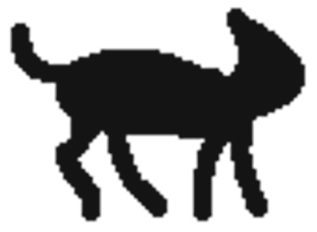
#> input picture Scientific Notes/TopologyOfDigitaImages/codesAndComputations/code/secondCat.png, 317 x 232 px
$ jupyter execute --allow-errors DilationErosion.ipynb
#> lines starting #> are read from the running program, lines starting #| are printed output that depends on the picture; after the words box and inside, x2 and y2 are one past the last pixel; in counts of white or black regions, pixels touching at a corner belong together
[cell 1]
import cv2
import numpy as np

[cell 2]
import cv2
import numpy as np
from skimage.morphology import skeletonize
import matplotlib.pyplot as plt

# Load image in grayscale
img = cv2.imread('secondCat.png', cv2.IMREAD_GRAYSCALE)
#> img: shape (232, 317); min 19, max 255, mean 164.7

# Convert to binary (values must be 0 or 1 for skeletonize)
_, binary = cv2.threshold(img, 127, 255, cv2.THRESH_BINARY)
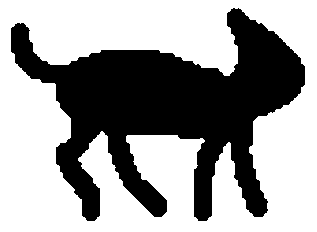
#> binary: shape (232, 317); 62.1% white; 1 black region, box (x1, y1, x2, y2) and area: (11, 8, 305, 221) 27897
binary = binary // 255  # Convert to 0 and 1
binary = 1-binary

# Apply skeletonization
skeleton = skeletonize(binary)
#> skeleton: shape (232, 317) bool; 1.1% white in thin lines or dots, all inside (x1, y1, x2, y2) = (19, 13, 293, 217)

# Convert back to 0–255 for display or saving
skeleton_img = (skeleton * 255).astype(np.uint8)

# Show with OpenCV
cv2.imshow("Skeleton", skeleton_img)
cv2.waitKey(0)
cv2.destroyAllWindows()

[cell 3]
from scipy.ndimage import convolve
from skimage.morphology import skeletonize
import numpy as np
from skimage.draw import disk
from scipy.ndimage import convolve

import cv2

# Neighborhood kernel (8-connectivity)
kernel = np.array([[1,1,1],
                   [1,1,1],  # Center is weighted more to keep identity
                   [1,1,1]])


# kernel for dilation/Erosion
l=9
kernel_circle = np.zeros((l, l), dtype=np.uint8)
rr, cc = disk((l//2, l//2), l//2, shape=kernel_circle.shape)
kernel_circle[rr, cc] = 1


kernel_cross = np.zeros((15, 15), dtype=np.uint8)
center = 7
kernel_cross[:, center] = 1
kernel_cross[center, :] = 1

kernel_diag = np.zeros((15, 15), dtype=np.uint8)
for i in range(15):
    kernel_diag[i, i] = 1
    kernel_diag[i, 14 - i] = 1

# SMkeletonize (your part)
catName = "catWithHole"
# img = cv2.imread('secondCat.png', cv2.IMREAD_GRAYSCALE)
# img = cv2.imread('catWithHole.bmp', cv2.IMREAD_GRAYSCALE)
img = cv2.imread(catName + ".bmp", cv2.IMREAD_GRAYSCALE)
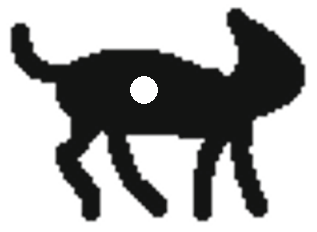
#> input picture Scientific Notes/TopologyOfDigitaImages/codesAndComputations/code/catWithHole.bmp, 317 x 232 px
#> img: shape (232, 317); min 20, max 255, mean 167
img = cv2.GaussianBlur(img, (l, l), 0)


_, binary = cv2.threshold(img, 127, 255, cv2.THRESH_BINARY)
#> binary: shape (232, 317); 63% white; 1 black region, box (x1, y1, x2, y2) and area: (11, 9, 305, 221) 27216
binary = cv2.erode(binary, kernel_circle, iterations=1)
#> binary: shape (232, 317); 55.6% white; 1 black region, box (x1, y1, x2, y2) and area: (8, 6, 308, 224) 32622
binary = cv2.dilate(binary, kernel_circle, iterations=1)
#> binary: shape (232, 317); 62.9% white; 1 black region, box (x1, y1, x2, y2) and area: (11, 9, 305, 221) 27255

binary = 255 - binary

skeleton = skeletonize(binary).astype(np.uint8)
#> skeleton: shape (232, 317); values 0 (black) and 1 (white), 1.1% white in thin lines or dots, all inside (x1, y1, x2, y2) = (19, 19, 265, 210)

# Count neighbors (excluding center)
# neighbor_count = convolve(skeleton, np.ones((3,3)), mode='constant') - skeleton
neighbor_count = convolve(skeleton, kernel, mode='constant') - skeleton


l=4
kernel_circle = np.zeros((l, l), dtype=np.uint8)
rr, cc = disk((l//2, l//2), l//2, shape=kernel_circle.shape)
kernel_circle[rr, cc] = 1

# Identify key points
endpoints = np.logical_and(skeleton, neighbor_count == 1)
#> endpoints: shape (232, 317) bool; 0.01% white in thin lines or dots, all inside (x1, y1, x2, y2) = (20, 19, 257, 210)
junctions = np.logical_and(skeleton, neighbor_count >= 3)
#> junctions: shape (232, 317) bool; 0.03% white in thin lines or dots, all inside (x1, y1, x2, y2) = (99, 90, 228, 121)
junctions = cv2.dilate(junctions.astype(np.uint8), kernel_circle, iterations=1).astype(bool)
#> junctions: shape (232, 317) bool; 0.13% white; 6 white regions (6 under 20 px)
endpoints = cv2.dilate(endpoints.astype(np.uint8), kernel_circle, iterations=1).astype(bool)
#> endpoints: shape (232, 317) bool; 0.07% white in thin lines or dots, all inside (x1, y1, x2, y2) = (19, 18, 258, 211)


display = np.stack([skeleton*255]*3, axis=-1)  # RGB image
display[endpoints] = [255, 0, 0]   # red = endpoints
#> display: shape (232, 317, 3); mean of channels 0, 1, 2 3, 2.9, 2.9
display[junctions] = [0, 255, 0]   # green = junctions
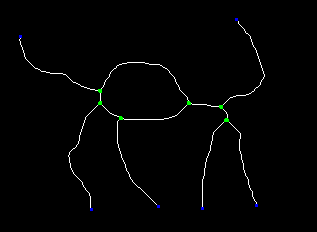
#> display: shape (232, 317, 3); mean of channels 0, 1, 2 2.9, 3, 2.7; drawn as B, G, R


#### Converting to graph
def get_neighbors(x, y, skel):
    neighbors = []
    for dx in [-1,0,1]:
        for dy in [-1,0,1]:
            if dx == 0 and dy == 0:
                continue
            nx_, ny_ = x + dx, y + dy
            if 0 <= nx_ < skel.shape[0] and 0 <= ny_ < skel.shape[1]:
                if skel[nx_, ny_] == 1:
                    neighbors.append((nx_, ny_))
    return neighbors

# Convert endpoints and junctions to set of node positions
node_set = set(zip(*np.where(np.logical_or(endpoints, junctions))))
#> node_set = 147 items

visited = set()
#> (the rest of this cell did not finish here and is left out)

[cell 4]
display = np.stack([skeleton*255]*3, axis=-1)  # RGB image
display[endpoints] = [255, 0, 0]   # red = endpoints
display[junctions] = [0, 255, 0]   # green = junctions

fig, ax = plt.subplots(1,3, figsize=(14,10))

ax[0].imshow(binary, cmap="gray")
ax[0].axis("off")

ax[1].imshow(display)
ax[1].axis("off")


ax[2].imshow(skeleton, cmap='gray')

# Draw graph nodes and edges
#> (the rest of this cell did not finish here and is left out)

###

[cell 5]
import networkx as nx

[cell 6]
import matplotlib.pyplot as plt
import networkx as nx

# Plot the skeleton
plt.figure(figsize=(10, 10))

[cell 7]
import cv2
import numpy as np
import matplotlib.pyplot as plt
from skimage.draw import disk

# Load binary image
img = cv2.imread('secondCat.png', cv2.IMREAD_GRAYSCALE)
_, binary = cv2.threshold(img, 127, 255, cv2.THRESH_BINARY)
binary[150:152,300:302] = 0
#> binary: shape (232, 317); 62.1% white; 2 black regions (1 under 20 px), largest, box (x1, y1, x2, y2) and area: (11, 8, 305, 221) 27897

# Define kernels
kernel_square = np.ones((15, 15), dtype=np.uint8)

kernel_cross = np.zeros((15, 15), dtype=np.uint8)
center = 7
kernel_cross[:, center] = 1
kernel_cross[center, :] = 1

kernel_diag = np.zeros((15, 15), dtype=np.uint8)
for i in range(15):
    kernel_diag[i, i] = 1
    kernel_diag[i, 14 - i] = 1

kernel_circle = np.zeros((15, 15), dtype=np.uint8)
rr, cc = disk((7, 7), 7, shape=kernel_circle.shape)
kernel_circle[rr, cc] = 1

kernel_diamond = np.zeros((15, 15), dtype=np.uint8)
for i in range(15):
    for j in range(15):
        if abs(i - 7) + abs(j - 7) <= 7:
            kernel_diamond[i, j] = 1

kernel_ring = np.zeros((15, 15), dtype=np.uint8)
outer_rr, outer_cc = disk((7, 7), 7)
inner_rr, inner_cc = disk((7, 7), 3)
kernel_ring[outer_rr, outer_cc] = 1
kernel_ring[inner_rr, inner_cc] = 0

kernelList = [
    ('Square', kernel_square),
    # ('Cross', kernel_cross),
    ('Diagonal', kernel_diag),
    ('Circle', kernel_circle),
    # ('Diamond', kernel_diamond),
    # ('Ring', kernel_ring)
]

# Create full figure
fig, axes = plt.subplots(len(kernelList), 4, figsize=(9, 2 * len(kernelList)))

for i, (name, kernel) in enumerate(kernelList):
    eroded = cv2.erode(binary, kernel, iterations=1)
    dilated = cv2.dilate(binary, kernel, iterations=1)
    edge = 255 - (dilated * (255 - eroded))

    images = [binary, eroded, dilated, edge]
    titles = ['Original', 'Eroded', 'Dilated', f'Edge ({name})']

    for j in range(4):
        ax = axes[i, j]
        ax.imshow(images[j], cmap='gray')
        ax.set_title(titles[j], fontsize=16)
        ax.axis('off')
#> this loop made 3 passes
#> pass 1, `edge = 255 - (dilated * (255 - eroded))`:
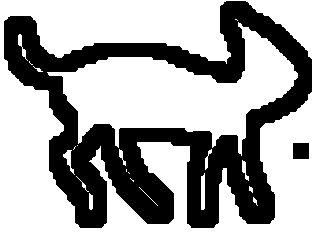
#> edge: shape (232, 317); values 254 (black) and 255 (white), 64.3% white; 2 black regions, box (x1, y1, x2, y2) and area: (4, 1, 312, 228) 26034, (293, 143, 309, 159) 256

plt.tight_layout()
plt.savefig('all_kernels_results.png', dpi=300, bbox_inches='tight')
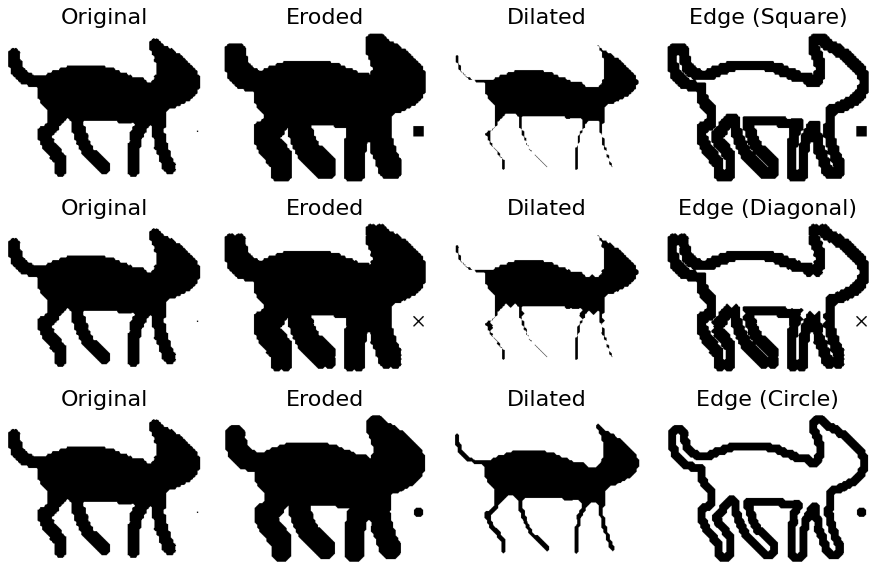
#> figure drawn by matplotlib, 12 panels
plt.show()

[cell 8]
import cv2
import numpy as np
import matplotlib.pyplot as plt
from skimage.draw import disk

# Load binary image
img_closing = cv2.imread('catForOpening.bmp', cv2.IMREAD_GRAYSCALE)
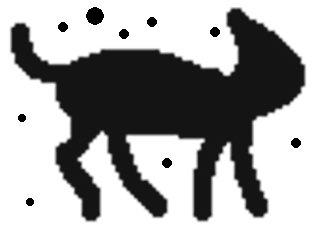
#> input picture Scientific Notes/TopologyOfDigitaImages/codesAndComputations/code/catForOpening.bmp, 317 x 232 px
#> img_closing: shape (232, 317); min 0, max 255, mean 162.3
img_opening = cv2.imread('catForClosing.bmp', cv2.IMREAD_GRAYSCALE)
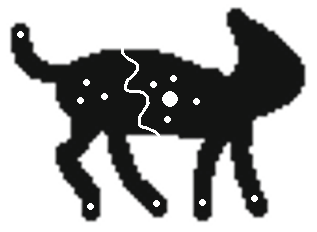
#> input picture Scientific Notes/TopologyOfDigitaImages/codesAndComputations/code/catForClosing.bmp, 317 x 232 px
#> img_opening: shape (232, 317); min 20, max 255, mean 168.3
_, binary_closing = cv2.threshold(img_closing, 127, 255, cv2.THRESH_BINARY)
#> binary_closing: shape (232, 317); 61% white; 10 black regions, largest, box (x1, y1, x2, y2) and area: (11, 8, 305, 221) 27893, (86, 7, 104, 25) 240, (147, 17, 157, 27) 76
_, binary_opening = cv2.threshold(img_opening, 127, 255, cv2.THRESH_BINARY)
#> binary_opening: shape (232, 317); 63.4% white; 2 black regions, box (x1, y1, x2, y2) and area: (124, 8, 305, 221) 15913, (11, 23, 167, 221) 10969

# binary[150:152,300:302] = 0

[cell 9]
kernel = np.zeros((13, 13), dtype=np.uint8)
rr, cc = disk((6, 6), 6, shape=kernel.shape)
kernel[rr, cc] = 1


eroded = cv2.erode(binary_opening, kernel, iterations=1)
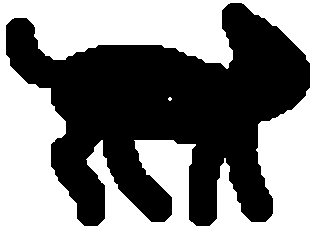
#> eroded: shape (232, 317); 50.4% white; 1 black region, box (x1, y1, x2, y2) and area: (6, 3, 310, 226) 36490
opening = cv2.dilate(eroded, kernel, iterations=1)
#> opening: shape (232, 317); 61.9% white; 1 black region, box (x1, y1, x2, y2) and area: (11, 8, 305, 221) 28050


dilated = cv2.dilate(binary_closing, kernel, iterations=1)
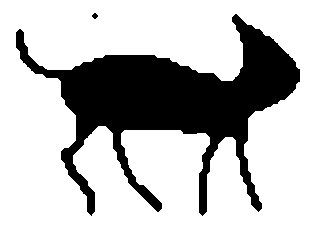
#> dilated: shape (232, 317); 73.6% white; 2 black regions, box (x1, y1, x2, y2) and area: (16, 14, 300, 216) 19401, (92, 13, 98, 19) 24
closing = cv2.erode(dilated, kernel, iterations=1)
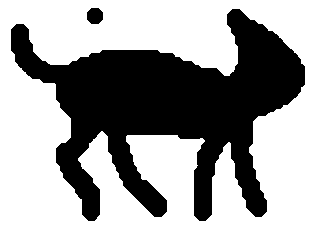
#> closing: shape (232, 317); 62% white; 2 black regions, box (x1, y1, x2, y2) and area: (11, 9, 305, 221) 27713, (87, 8, 103, 24) 216


fig, ax = plt.subplots(2,2)

ax[0,0].imshow(binary_closing, cmap="gray")
ax[0,0].axis('off')
ax[0,1].imshow(closing, cmap="gray")
ax[0,1].axis('off')
ax[1,0].imshow(binary_opening, cmap="gray")
ax[1,0].axis('off')
ax[1,1].imshow(opening, cmap="gray")
ax[1,1].axis('off')


plt.tight_layout()
fig.savefig("openingAndClosing.png", dpi=300)
